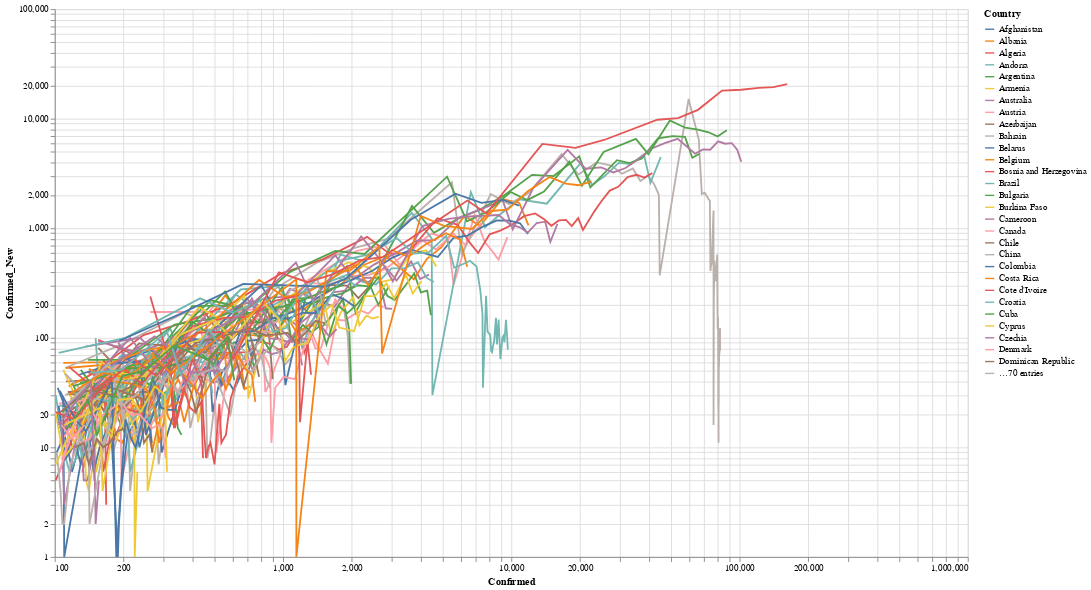

The code cell stored with this chart in its notebook:
### Code cell
data = country_level[(country_level['Country'].isin(top_countries[:100])) & (country_level['Confirmed_New'] > 0) & (country_level['Confirmed'] > 100)]

alt.Chart(data).mark_line().encode(
    alt.X('Confirmed', scale=alt.Scale(type='log')),
    alt.Y('Confirmed_New', scale=alt.Scale(type='log')),
    color = 'Country',
    tooltip=['Country', 'Date', 'Confirmed_New']
    ).properties(width=1000, height=600).interactive()

### Figure 1 — Vega-Lite specification as saved in the notebook (floating-point values rounded to 4 significant figures; data arrays with more than 128 entries replaced by an {"elided": "..."} marker saying what was removed)
{"config": {"view": {"continuousWidth": 400, "continuousHeight": 300}}, "data": {"name": "data-f696d19694a74f2f6e6d262e68eb8485"}, "mark": "line", "encoding": {"color": {"type": "nominal", "field": "Country"}, "tooltip": [{"type": "nominal", "field": "Country"}, {"type": "nominal", "field": "Date"}, {"type": "quantitative", "field": "Confirmed_New"}], "x": {"type": "quantitative", "field": "Confirmed", "scale": {"type": "log"}}, "y": {"type": "quantitative", "field": "Confirmed_New", "scale": {"type": "log"}}}, "height": 600, "selection": {"selector012": {"type": "interval", "bind": "scales", "encodings": ["x", "y"]}}, "width": 1000, "$schema": "https://vega.github.io/schema/vega-lite/v4.0.2.json", "datasets": {"data-f696d19694a74f2f6e6d262e68eb8485": {"elided": "1392 records"}}}
